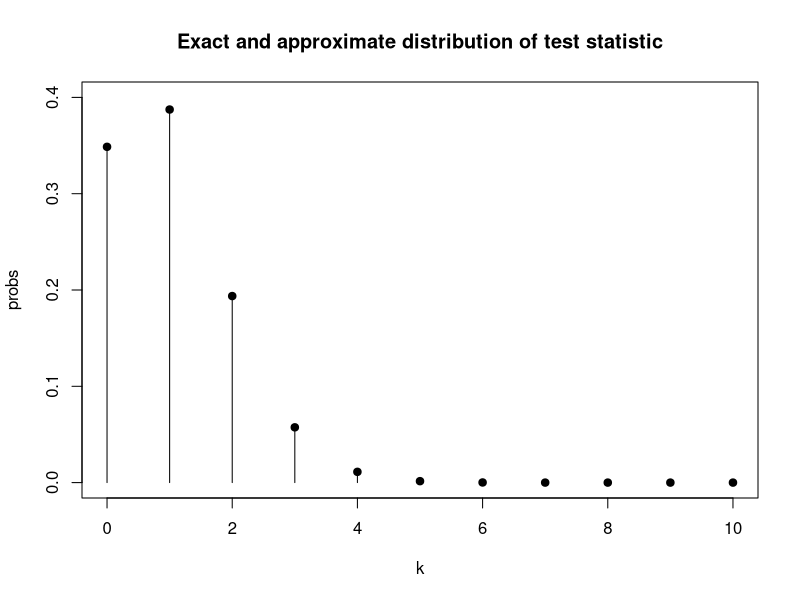

Here is the R script that generated this plot: (Note: this script raises an error after producing the figure.)



################################################################################
                   ## Asch Conformity Experiments Example ##
################################################################################

## Type I error
sum( dbinom(4:10, size=10, prob=0.1) )

## Power
sum( dbinom(4:10, size=10, prob=0.4) )

## For easy recall:
type.I.error = sum( dbinom(4:10, size=10, prob=0.1) )
power        = sum( dbinom(4:10, size=10, prob=0.4) )

## Computing the type I error under the null p=0.1.
m = 10

reject = rep(0, m) # Set aside space for the decisions

for (j in 1:m) {
    k = rbinom(1, size=10, prob=0.1) # Generate data
    T = k                            # Compute test statistic
    reject[j] = (T >= 4)             # Make decision
}

sum(reject) / m

mean(reject)

## Type I error for p=0.0, 0.1
sum( dbinom(4:10, size=10, prob=0.0) )
sum( dbinom(4:10, size=10, prob=0.1) )

## Power for p=0.2, 0.3, etc
sum( dbinom(4:10, size=10, prob=0.2) )
sum( dbinom(4:10, size=10, prob=0.3) )
sum( dbinom(4:10, size=10, prob=0.4) )
sum( dbinom(4:10, size=10, prob=0.5) )
sum( dbinom(4:10, size=10, prob=0.6) )
sum( dbinom(4:10, size=10, prob=0.7) )
sum( dbinom(4:10, size=10, prob=0.8) )
sum( dbinom(4:10, size=10, prob=0.9) )
sum( dbinom(4:10, size=10, prob=1.0) )


################################################################################
                        ## Why does this work again? ##
################################################################################

## The true probability of the test statistic under the null p = 0.1.
probs = dbinom(0:10, size=10, prob=0.1)

m    = 10000

T    = rep(0, m) # Set aside space for the test statistics.

for (j in 1:m) {
    k    = rbinom(1, size=10, prob=0.1) # Generate data
    T[j] = k                            # Compute test statistic
}

## Plot the truth and plot the approximation --- DON'T WORRY ABOUT THE DETAILS HERE.
plot(0:10, probs, type="h", ylim=c(0, 0.4), main="Exact and approximate distribution of test statistic", xlab="k")
points(0:10, probs, pch=19)
h = hist(samp, breaks=seq(-0.5,10.5,by=1), plot=FALSE)
lines(0:10+0.1, h$density, col=4, typ="h")
points(0:10+0.1, h$density, pch=19, col=4)
legend("topright", legend=c("Exact", "Using sample"), pch=c(19,19), col=c(1,4))

